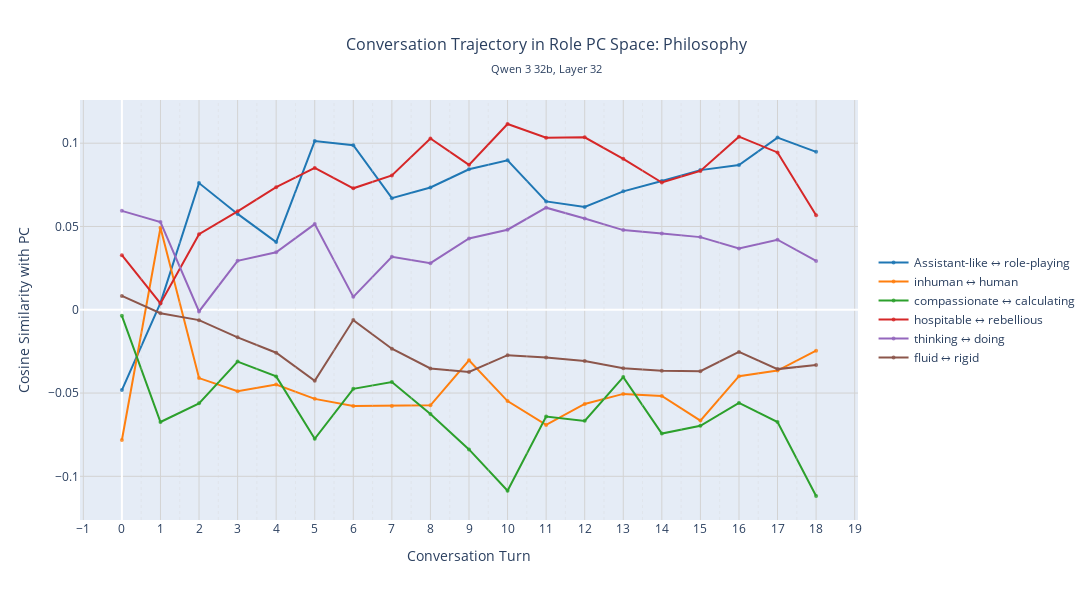
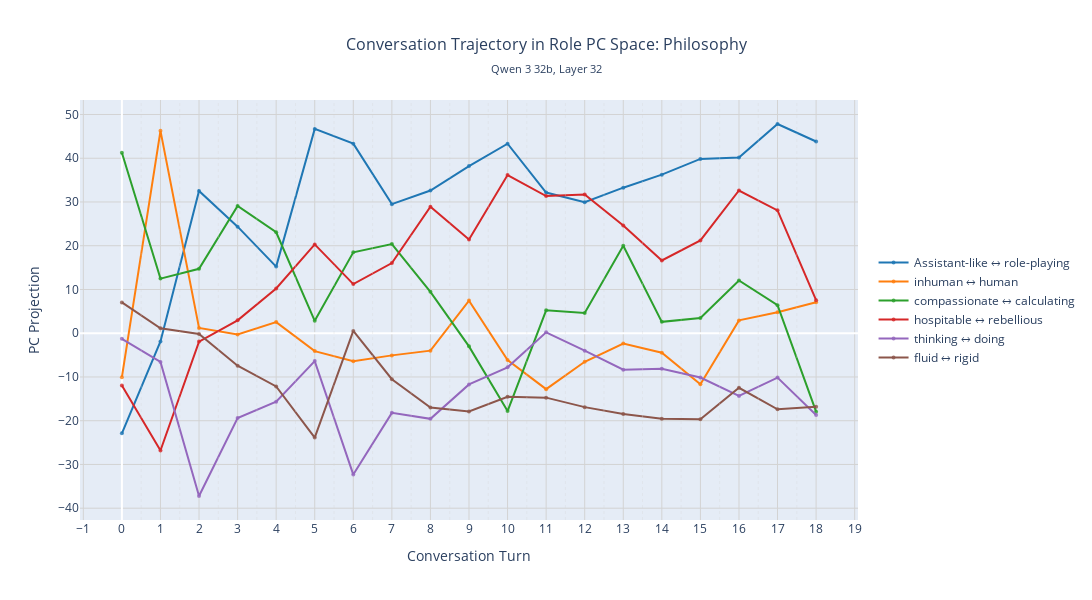

Source (notebook cell) for these figures, in order:
### Code cell
# Create role PC titles
role_pc_titles = ['Assistant-like ↔ role-playing', "inhuman ↔ human", "compassionate ↔ calculating", "hospitable ↔ rebellious", "thinking ↔ doing", "fluid ↔ rigid"]

# Plot role trajectory
role_fig = plot_mean_response_trajectory(
    role_sims, 
    conversation=conversation, 
    title=f"Conversation Trajectory in Role PC Space: {filename.capitalize()}", 
    pc_titles=role_pc_titles
)
role_fig.show()

role_fig = plot_mean_response_trajectory(
    role_projs, 
    conversation=conversation, 
    title=f"Conversation Trajectory in Role PC Space: {filename.capitalize()}", 
    pc_titles=role_pc_titles,
    projection=True
)
role_fig.show()
